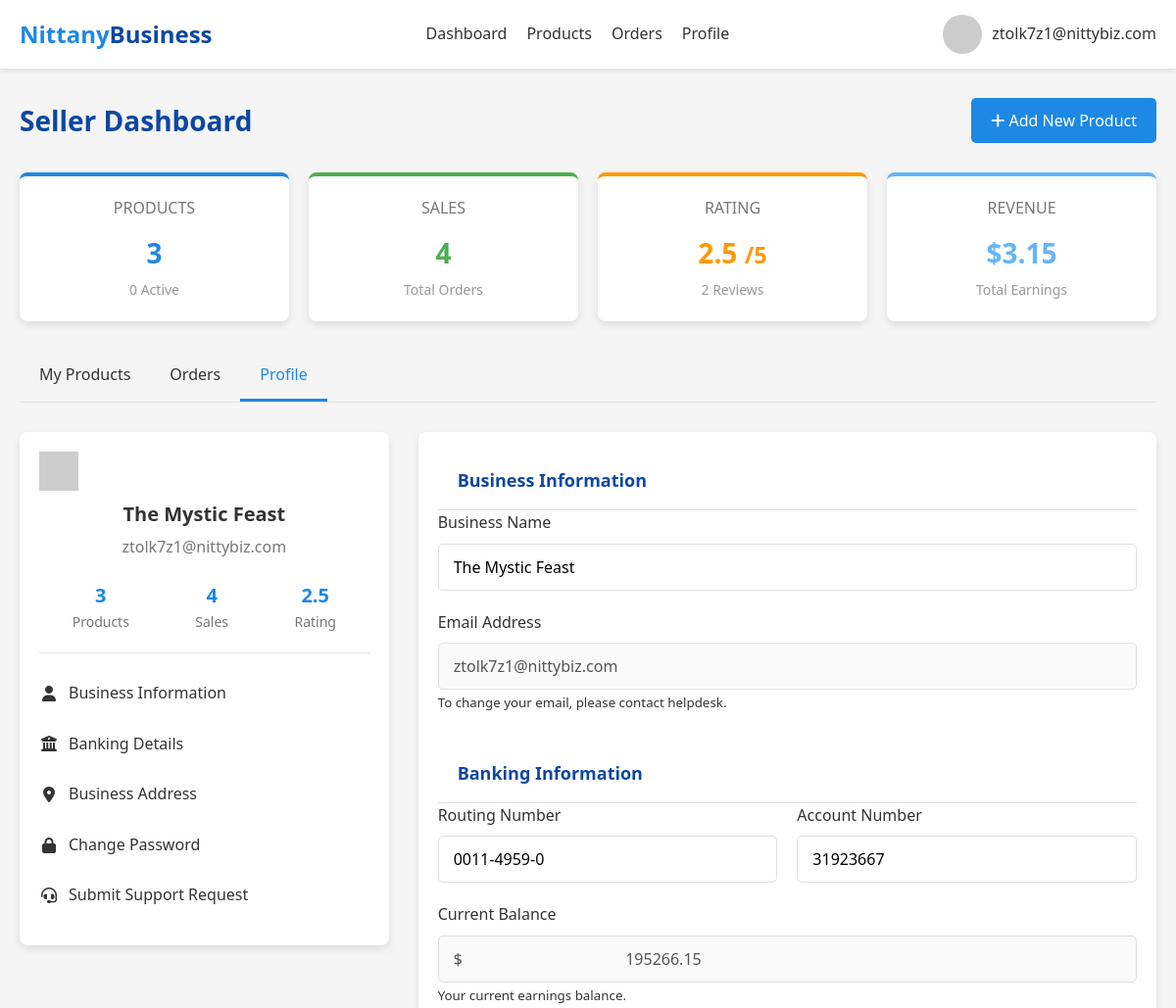
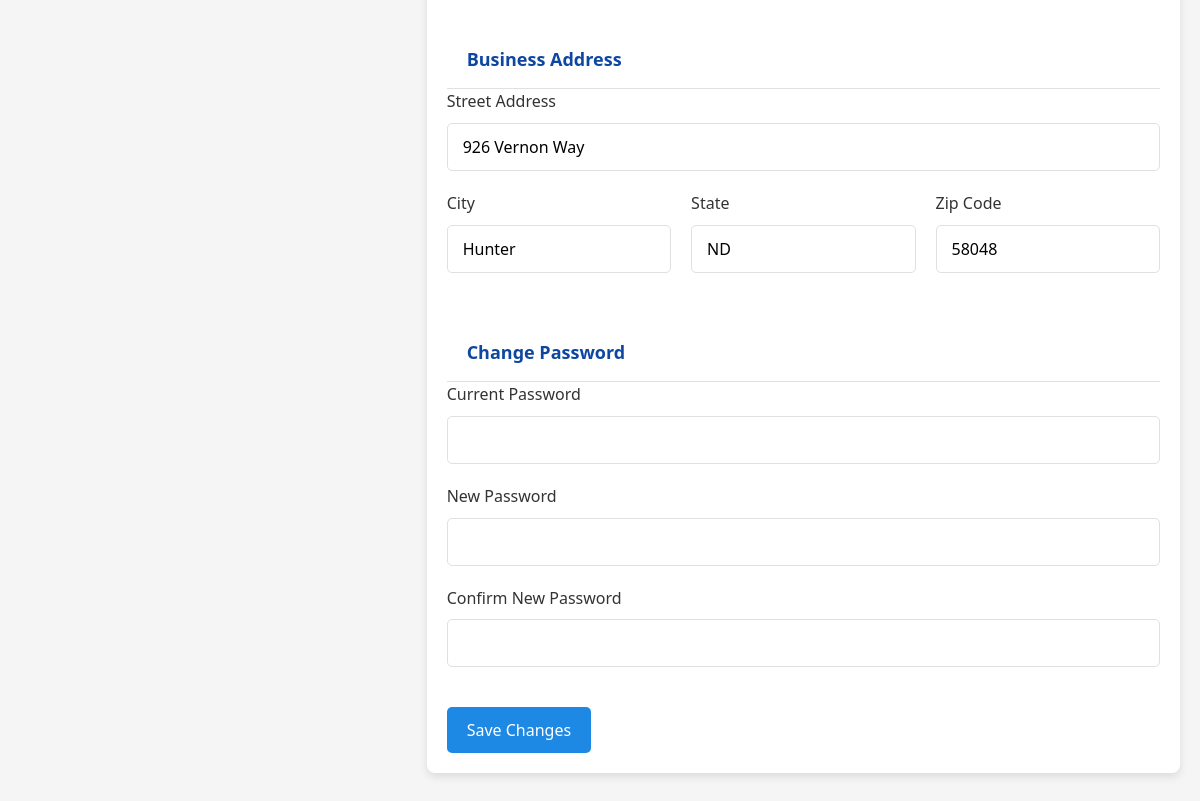
/seller_dashboard?tab=profile (signed in), run on the app's committed database (2 pictures, top to bottom).
### tables this page shows
CREATE TABLE Sellers (
    email TEXT PRIMARY KEY,
    business_name TEXT,
    business_address_id INTEGER,
    bank_routing_number TEXT,
    bank_account_number TEXT,
    balance REAL DEFAULT 0,
    FOREIGN KEY (email) REFERENCES Users(email),
    FOREIGN KEY (business_address_id) REFERENCES Address(address_ID)
);

CREATE TABLE "Address" (
    address_ID TEXT PRIMARY KEY,
    zipcode TEXT NOT NULL,
    street_num INTEGER NOT NULL,
    street_name TEXT NOT NULL
);

### app.py (the view)
@app.route('/seller_dashboard')
def seller_dashboard():
    if 'user_email' not in session:
        return redirect(url_for('login'))
    if session['user_type'] != 'seller':
        return redirect(url_for('dashboard'))
    conn = get_db_connection()
    seller = conn.execute(
        'SELECT * FROM Sellers WHERE email = ?',
        (session['user_email'],)
    ).fetchone()
    address = None
    if seller and seller['business_address_id']:
        address = conn.execute(
            '''SELECT a.*, z.city, z.state
               FROM Address a
               JOIN Zipcode_Info z ON a.zipcode = z.zipcode
               WHERE a.address_id = ?''',
            (seller['business_address_id'],)
        ).fetchone()
    products = conn.execute(
        '''SELECT * FROM Product_Listings
           WHERE Seller_Email = ?
           ORDER BY Listing_ID DESC''',
        (session['user_email'],)
    ).fetchall()
    product_count = len(products)
    active_product_count = sum(1 for p in products if p['Status'] == 1)
    orders = conn.execute(
        '''SELECT o.*, pl.Product_Title, pl.Product_Description, pl.Product_Price, b.email as buyer_email
           FROM Orders o
           JOIN Product_Listings pl ON o.Listing_ID = pl.Listing_ID
           JOIN Buyer b ON o.Buyer_Email = b.email
           WHERE o.Seller_Email = ?
           ORDER BY o.Date DESC''',
        (session['user_email'],)
    ).fetchall()
    order_count = len(orders)
    total_revenue = sum(float(o['Product_Price']) * int(o['Quantity']) for o in orders)
    avg_rating_result = conn.execute(
        '''SELECT AVG(r.Rating) as avg_rating, COUNT(r.Rating) as review_count
           FROM Reviews r
           JOIN Orders o ON r.Order_ID = o.Order_ID
           WHERE o.Seller_Email = ?''',
        (session['user_email'],)
    ).fetchone()
    avg_rating = avg_rating_result['avg_rating'] if avg_rating_result and avg_rating_result['avg_rating'] is not None else None
    review_count = avg_rating_result['review_count'] if avg_rating_result else 0
    categories = conn.execute(
        'SELECT category_name FROM Categories ORDER BY category_name'
    ).fetchall()
    conn.close()
    active_tab = request.args.get('tab', 'products')
    return render_template(
        'seller_dashboard.html',
        user_email=session['user_email'],
        user_type=session['user_type'],
        seller=seller,
        address=address,
        products=products,
        orders=orders,
        categories=categories,
        product_count=product_count,
        active_product_count=active_product_count,
        order_count=order_count,
        total_revenue=total_revenue,
        avg_rating=avg_rating,
        review_count=review_count,
        active_tab=active_tab
    )

### app.py (called while the page is built)
def get_db_connection():
    conn = sqlite3.connect(app.config['DATABASE'])
    conn.row_factory = sqlite3.Row
    return conn

### templates/seller_dashboard.html (shortened to what this page needs)
<!DOCTYPE html>
<html lang="en">
<head>
    <link rel="stylesheet" href="https://cdnjs.cloudflare.com/ajax/libs/font-awesome/6.4.0/css/all.min.css">
</head>
<body>
    <header>
        <div class="container">
            <nav class="navbar">
                <a href="/" class="logo">Nittany<span>Business</span></a>
                <div class="nav-links">
                    <a href="/seller_dashboard">Dashboard</a>
                    <a href="/seller_dashboard?tab=products">Products</a>
                    <a href="/seller_dashboard?tab=orders">Orders</a>
                    <a href="/seller_dashboard?tab=profile">Profile</a>
                </div>
                <div class="user-menu">
                    <img src="/static/images/user-default.jpg" alt="User Avatar"
                        onerror="this.onerror=null;this.src='https://placehold.co/40x40/0d47a1/ffffff?text=User';">
                    <span>{{ user_email }}</span>
                </div>
            </nav>
        </div>
    </header>
    <main>
        <div class="container">
            <div class="dashboard-header">
                <h1>Seller Dashboard</h1>
                <button class="btn btn-primary add-product-btn" onclick="openAddProductModal()">
                    <i class="fas fa-plus"></i> Add New Product
                </button>
            </div>
            <div class="summary-grid">
                <div class="summary-card products">
                    <div class="title">PRODUCTS</div>
                    <div class="value">{{ product_count }}</div>
                    <div class="subtitle">{{ active_product_count }} Active</div>
                </div>
                <div class="summary-card sales">
                    <div class="title">SALES</div>
                    <div class="value">{{ order_count }}</div>
                    <div class="subtitle">Total Orders</div>
                </div>
                <div class="summary-card rating">
                    <div class="title">RATING</div>
                    <div class="value">
                        {{ "%.1f"|format(avg_rating) if avg_rating else "N/A" }}
                        {% if avg_rating %}
                        <small>/5</small>
                        {% endif %}
                    </div>
                    <div class="subtitle">{{ review_count }} Reviews</div>
                </div>
                <div class="summary-card revenue">
                    <div class="title">REVENUE</div>
                    <div class="value">${{ "%.2f"|format(total_revenue) }}</div>
                    <div class="subtitle">Total Earnings</div>
                </div>
            </div>
            <div class="tabs">
                <div class="tab {% if active_tab == 'products' %}active{% endif %}" data-tab="products">My Products
                </div>
                <div class="tab {% if active_tab == 'orders' %}active{% endif %}" data-tab="orders">Orders</div>
                <div class="tab {% if active_tab == 'profile' %}active{% endif %}" data-tab="profile">Profile</div>
            </div>
            <div class="tab-content {% if active_tab == 'profile' %}active{% endif %}" id="profile-content">
                <div class="profile-section">
                    <div class="profile-sidebar">
                        <img src="/static/images/user-default.jpg" alt="User Avatar"
                            onerror="this.onerror=null;this.src='https://placehold.co/40x40/0d47a1/ffffff?text=User';">
                        <h3 class="profile-name">
                            {% if seller and seller.business_name %}
                            {{ seller.business_name }}
                            {% else %}
                            {{ user_email.split('@')[0]|title }}
                            {% endif %}
                        </h3>
                        <p class="profile-email">{{ user_email }}</p>
                        <div class="profile-stats">
                            <div class="stat-item">
                                <div class="stat-value">{{ product_count }}</div>
                                <div class="stat-label">Products</div>
                            </div>
                            <div class="stat-item">
                                <div class="stat-value">{{ order_count }}</div>
                                <div class="stat-label">Sales</div>
                            </div>
                            <div class="stat-item">
                                <div class="stat-value">
                                    {{ "%.1f"|format(avg_rating) if avg_rating else "N/A" }}
                                </div>
                                <div class="stat-label">Rating</div>
                            </div>
                        </div>
                        <ul class="profile-links">
                            <li><a href="#personal-info"><i class="fas fa-user"></i> Business Information</a></li>
                            <li><a href="#banking-info"><i class="fas fa-university"></i> Banking Details</a></li>
                            <li><a href="#address-info"><i class="fas fa-map-marker-alt"></i> Business Address</a></li>
                            <li><a href="#password-change"><i class="fas fa-lock"></i> Change Password</a></li>
                            <li><a href="{{ url_for('submit_request') }}"><i class="fas fa-headset"></i> Submit Support
                                    Request</a></li>
                        </ul>
                    </div>
                    <div class="profile-content">
                        <form action="/update_seller_profile" method="POST">
                            <div id="personal-info">
                                <div class="card-header">
                                    <h2>Business Information</h2>
                                </div>
                                <div class="form-group">
                                    <label for="business_name">Business Name</label>
                                    <input type="text" id="business_name" name="business_name" class="form-control"
                                        value="{{ seller.business_name if seller else '' }}">
                                </div>
                                <div class="form-group">
                                    <label for="email">Email Address</label>
                                    <input type="email" id="email" class="form-control" value="{{ user_email }}"
                                        disabled>
                                    <small>To change your email, please contact helpdesk.</small>
                                </div>
                            </div>
                            <div id="banking-info" style="margin-top: 30px;">
                                <div class="card-header">
                                    <h2>Banking Information</h2>
                                </div>
                                <div class="form-row">
                                    <div class="form-col">
                                        <div class="form-group">
                                            <label for="bank_routing_number">Routing Number</label>
                                            <input type="text" id="bank_routing_number" name="bank_routing_number"
                                                class="form-control"
                                                value="{{ seller.bank_routing_number if seller else '' }}">
                                        </div>
                                    </div>
                                    <div class="form-col">
                                        <div class="form-group">
                                            <label for="bank_account_number">Account Number</label>
                                            <input type="text" id="bank_account_number" name="bank_account_number"
                                                class="form-control"
                                                value="{{ seller.bank_account_number if seller else '' }}">
                                        </div>
                                    </div>
                                </div>
                                <div class="form-group">
                                    <label for="balance">Current Balance</label>
                                    <input type="text" id="balance" class="form-control" value="${{ "
                                        %.2f"|format(seller.balance) if seller else '0.00' }}" disabled>
                                    <small>Your current earnings balance.</small>
                                </div>
                            </div>
                            <div id="address-info" style="margin-top: 30px;">
                                <div class="card-header">
                                    <h2>Business Address</h2>
                                </div>
                                {% if address %}
                                <div class="form-group">
                                    <label for="street">Street Address</label>
                                    <input type="text" id="street" name="street" class="form-control"
                                        value="{{ address.street_num }} {{ address.street_name }}">
                                </div>
                                <div class="form-row">
                                    <div class="form-col">
                                        <div class="form-group">
                                            <label for="city">City</label>
                                            <input type="text" id="city" name="city" class="form-control"
                                                value="{{ address.city }}">
                                        </div>
                                    </div>
                                    <div class="form-col">
                                        <div class="form-group">
                                            <label for="state">State</label>
                                            <input type="text" id="state" name="state" class="form-control"
                                                value="{{ address.state }}">
                                        </div>
                                    </div>
                                    <div class="form-col">
                                        <div class="form-group">
                                            <label for="zipcode">Zip Code</label>
                                            <input type="text" id="zipcode" name="zipcode" class="form-control"
                                                value="{{ address.zipcode }}">
                                        </div>
                                    </div>
                                </div>
                                {% endif %}
                            </div>
                            <div id="password-change" style="margin-top: 30px;">
                                <div class="card-header">
                                    <h2>Change Password</h2>
                                </div>
                                <div class="form-group">
                                    <label for="current_password">Current Password</label>
                                    <input type="password" id="current_password" name="current_password"
                                        class="form-control">
                                </div>
                                <div class="form-group">
                                    <label for="new_password">New Password</label>
                                    <input type="password" id="new_password" name="new_password" class="form-control">
                                </div>
                                <div class="form-group">
                                    <label for="confirm_password">Confirm New Password</label>
                                    <input type="password" id="confirm_password" name="confirm_password"
                                        class="form-control">
                                </div>
                            </div>
                            <button type="submit" class="btn btn-primary" style="margin-top: 20px;">Save
                                Changes</button>
                        </form>
                    </div>
                </div>
            </div>
        </div>
    </main>
</body>
</html>

### data on the page
Sellers: business_name "The Mystic Feast", bank_routing_number "0011-4959-0", bank_account_number "31923667", balance "$ 195266.15"
Address: street "926 Vernon Way", zipcode "58048"

### other printed values
{{ user_email }} "ztolk7z1@nittybiz.com"
{{ product_count }} "3"
{{ active_product_count }} "0"
{{ order_count }} "4"
{{ "%.1f"|format(avg_rating) if avg_rating else "N/A" }} "2.5"
{{ review_count }} "2"
{{ "%.2f"|format(total_revenue) }} "3.15"
